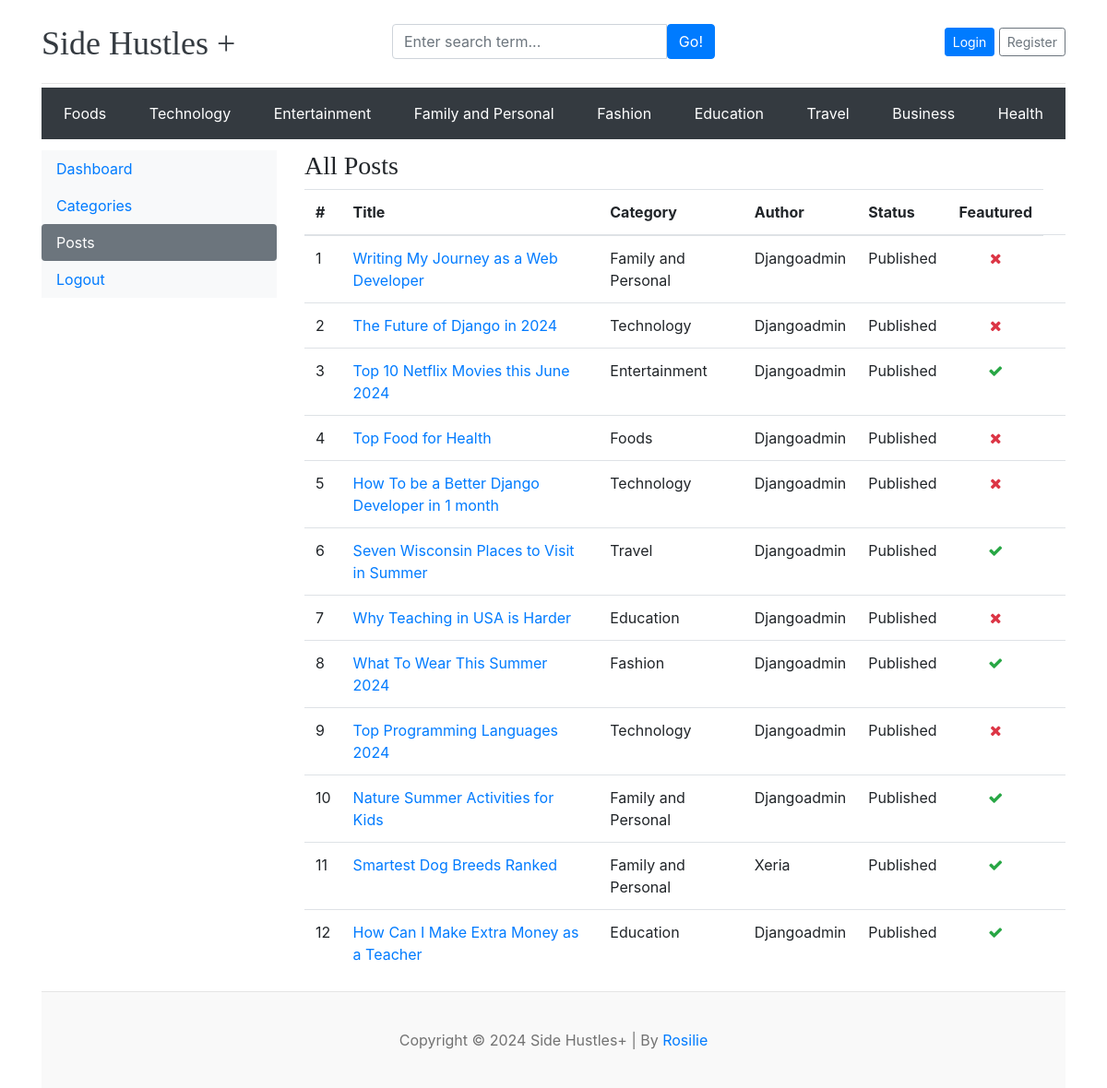
The app's page /dashboard/posts/ with its own data.
### blogs/models.py (models this page shows, shortened)
class Category(models.Model):
    category_name = models.CharField(max_length=50, unique=True)
    created_at = models.DateTimeField(auto_now_add=True)
    updated_at = models.DateTimeField(auto_now=True)
    class Meta:
        verbose_name_plural = 'categories'
    def __str__(self):
        return self.category_name

class Blog(models.Model):
    title = models.CharField(max_length=100)
    slug = models.SlugField(max_length=150, unique=True, blank=True)
    category = models.ForeignKey(Category, on_delete=models.CASCADE)
    author = models.ForeignKey(User, on_delete=models.CASCADE)
    featured_image = models.ImageField(upload_to='uploads/%Y/%m/%d')
    short_description = models.TextField(max_length=500)
    blog_body = RichTextField()
    status = models.CharField(
        max_length=20, choices=STATUS_CHOICES, default="Draft")
    is_featured = models.BooleanField(default=False)
    created_at = models.DateTimeField(auto_now_add=True)
    updated_at = models.DateTimeField(auto_now=True)

### dashboards/views.py (the view)
# urls.py: path('posts/', views.posts, name='posts'),
def posts(request):
    posts = Blog.objects.all()
    context = {
        'posts': posts,
    }
    return render(request, 'dashboard/posts.html', context)

### blogs/context_processors.py (called while the page is built)
def get_categories(request):
    categories = Category.objects.all()
    return dict(categories=categories)

def get_social_links(request):
    social_links = SocialLink.objects.all()
    return dict(social_links=social_links)

def get_about_us(request):
    try:
        about = About.objects.get()
    except:
        about = None
    return dict(about=about)

### templates/dashboard/posts.html (shortened to what this page needs)
{% extends 'base.html' %}
{% block content %}
<div class="row">
    {% include 'dashboard/sidebar.html'%}
    <div class="col-md-9">
        <h3>All Posts</h3>
        <table class="table table-hover">
            <thead>
                <tr>
                    <th>#</th>
                    <th>Title</th>
                    <th>Category</th>
                    <th>Author</th>
                    <th>Status</th>
                    <th>Feautured</th>
                </tr>
            </thead>
            <tbody>
                {% for post in posts %}
                <tr>
                    <td>{{forloop.counter}}</th>
                    <td><a href="{% url 'blogs' post.slug %}">{{post.title}}</a></td>
                    <td>{{post.category}}</td>
                    <td>{{post.author|title}}</td>
                    <td>{{post.status}}</td>
                    <td align="center">{% if post.is_featured %}<i class="fa fa-check text-success">{% else %}<i
                                class="fa fa-times text-danger"> {%endif%} </td>
                    <td>
                    </td>
                </tr>
                {% endfor %}
            </tbody>
        </table>
    </div>
</div>
{% endblock %}

### templates/base.html (shortened to what this page needs)
{% load static %}
<!DOCTYPE html>
<html lang="en">
<head>
    <link href="https://getbootstrap.com/docs/4.0/dist/css/bootstrap.min.css" rel="stylesheet">
    <link href="{% static 'css/blog.css' %}" rel="stylesheet">
    <link rel="stylesheet" href="https://cdnjs.cloudflare.com/ajax/libs/font-awesome/4.7.0/css/font-awesome.min.css">
</head>
<body>
    <div class="container">
        <header class="blog-header py-3">
            <div class="row flex-nowrap justify-content-between align-items-center">
                <div class="col-4 pt-1">
                    <a class="blog-header-logo text-dark" href="/">Side Hustles + </a>
                </div>
                <div class="col-4 ">
                    <form action="{% url 'search' %}" method="GET">
                        <div class="input-group">
                            <input class="form-control" type="text" name="keyword" value="{{keyword}}"
                                placeholder="Enter search term..." aria-label="Enter search term..."
                                aria-describedby="button-search" />
                            <button type="submit" class="btn btn-primary" id="button-search" type="button">Go!</button>
                        </div>
                    </form>
                </div>
                <div class="col-4 d-flex justify-content-end align-items-center">
                    {% if not user.is_authenticated %}
                    <a class="btn btn-sm btn-primary" href="{% url 'login' %}">Login</a> &nbsp;
                    <a class="btn btn-sm btn-outline-secondary" href="{% url 'register' %}">Register</a>
                    {% else %}
                    <span><a href="{% url 'dashboard' %}">Dashboard</a></span>
                    &emsp;
                    <span><a href="{% url 'logout' %}">Logout</a></span>
                    {% endif %}
                </div>
        </header>
        <div class="nav-scroller py-1 mb-2">
            <nav class="navbar navbar-dark bg-dark">
                {% for c in categories%}
                <a class="p-2 text-white" href="{% url 'posts_by_category' c.id %}">{{ c }}</a>
                {% endfor %}
            </nav>
        </div>
        {% block content %}
        {% endblock%}
        <footer class="blog-footer">
            <p>Copyright &copy
                <script>document.write(/\d{4}/.exec(Date())[0])</script> Side Hustles+ | By <a
                    href="https://www.linkedin.com/in/rosilielim/" target="_blank">Rosilie</a>
            </p>
        </footer>
    </div>
</body>
</html>

### blog_main/static/css/blog.css (style rules this page uses)
.blog-header { border-bottom: 1px solid #e5e5e5; }
.blog-header-logo { font-family: "Playfair Display", Georgia, "Times New Roman", serif ; font-size: 2.25rem; }
h1, h2, h3, h4, h5, h6 { font-family: "Playfair Display", Georgia, "Times New Roman", serif ; }
.blog-footer { padding: 2.5rem 0; color: #727272; text-align: center; background-color: #f9f9f9; border-top: .05rem solid #e5e5e5; }
.blog-footer p:last-child { margin-bottom: 0; }

### records on screen
Category: category_name "Foods"
Category: category_name "Technology"
Category: category_name "Entertainment"
Category: category_name "Family and Personal"
Category: category_name "Fashion"
Category: category_name "Education"
Category: category_name "Travel"
Category: category_name "Business"
Category: category_name "Health"
Blog: title "Writing My Journey as a Web Developer", category "Family and Personal", author "Djangoadmin", status "Published", is_featured False (drawn)
Blog: title "The Future of Django in 2024", category "Technology", author "Djangoadmin", status "Published", is_featured False (drawn)
Blog: title "Top 10 Netflix Movies this June 2024", category "Entertainment", author "Djangoadmin", status "Published", is_featured True (drawn)
Blog: title "Top Food for Health", category "Foods", author "Djangoadmin", status "Published", is_featured False (drawn)
Blog: title "How To be a Better Django Developer in 1 month", category "Technology", author "Djangoadmin", status "Published", is_featured False (drawn)
Blog: title "Seven Wisconsin Places to Visit in Summer", category "Travel", author "Djangoadmin", status "Published", is_featured True (drawn)
Blog: title "Why Teaching in USA is Harder", category "Education", author "Djangoadmin", status "Published", is_featured False (drawn)
Blog: title "What To Wear This Summer 2024", category "Fashion", author "Djangoadmin", status "Published", is_featured True (drawn)
Blog: title "Top Programming Languages 2024", category "Technology", author "Djangoadmin", status "Published", is_featured False (drawn)
Blog: title "Nature Summer Activities for Kids", category "Family and Personal", author "Djangoadmin", status "Published", is_featured True (drawn)
Blog: title "Smartest Dog Breeds Ranked", category "Family and Personal", author "Xeria", status "Published", is_featured True (drawn)
Blog: title "How Can I Make Extra Money as a Teacher", category "Education", author "Djangoadmin", status "Published", is_featured True (drawn)
